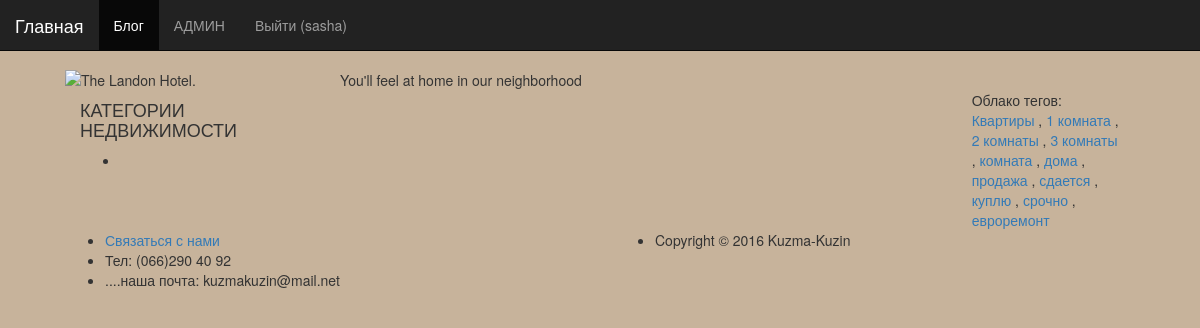
/basicview/cloudteg/1/ (signed in), run on the app's committed database.
### article/models.py (models this page shows, shortened)
class Cloudtegs(models.Model):
    class Meta():
        db_table = 'cloudtegs'
        verbose_name = "тег"
        verbose_name_plural = "Облако тегов"
    name = models.CharField(max_length=50, unique=True, verbose_name='Теги')
    def __str__(self):
        return self.name

### article/views.py (the view)
# urls.py: url(r'^cloudteg/(?P<id>\d+)/$', views.cloudtegs),
def cloudtegs(request, id):
    args = {}
    args['cloudtegs'] = Cloudtegs.objects.all()
    args['cloud_s'] = Cloudtegs.objects.get(id=id)
    args['articles'] = Article.objects.filter(cloudtegs__name__exact=args['cloud_s'])
    args['projects'] = Category.objects.all()
    args['username'] = auth.get_user(request).username
    return render(request, 'cloudpage.html', args)

### article/templates/cloudpage.html (shortened to what this page needs)
{% extends 'main.html' %}

### article/templates/main.html (shortened to what this page needs)
﻿{% load staticfiles %}
{% load bootstrap3 %}
{% load mptt_tags %}
{% load i18n mptt_tags %}
<!DOCTYPE html>
<html>
    <head>
        {% bootstrap_css %}
    <link href="{% static 'css/mystyle.css' %}" rel="stylesheet">
    </head>
    <body>
        <div class="container-fluid">
            <header class="row">
			    <div class="col-sm-3 logo"><img src="../images/logo.png" alt="The Landon Hotel. "></div>
			    <div class="col-sm-9 tagline">You'll feel at home in our neighborhood</div>
		    </header>
            <div class="row">
                <nav class="navbar navbar-inverse navbar-fixed-top">
                    <div class="container-fluid">
                        <div class="navbar-header">
                            <a class="navbar-brand" href="{% url 'home' %}">Главная</a>
                         </div>
                         <div id="navbar" class="collapse navbar-collapse">
                               <ul class="nav navbar-nav">
                                   <li class="active"><a href="{% url '/' %}">Блог</a></li>
                                   <li><a href="/admin/">АДМИН</a></li>
                                   <li>
                                       {% if username %}
                                           <a href="/auth/logout/">Выйти ({{ username }})</a>
                                       {% else %}
                                           <a href="/auth/login/">Войти</a>
                                       {% endif %}
                                   </li>
                               </ul>
                         </div>
                    </div>
                </nav>
            </div>
            <div class="row">
                <div class="col-md-12">
                    <div class="col-md-2">
                        <h4>КАТЕГОРИИ НЕДВИЖИМОСТИ</h4>
                        <ul>
                            {% recursetree projects %}
                                <li>
                                </li>
                            {% endrecursetree %}
                        </ul>
                    </div>
                    <div class="col-md-8">
                    </div>
                    <div class="col-md-2">
                        Облако тегов:
                         {% for cloudteg in cloudtegs %}
                             <a class="fones-text" href="/cloudteg/{{ cloudteg.id }}">
                                 {{ cloudteg }}
                             </a>
                             {% if not forloop.last %}, {% endif %}
                         {% endfor %}
                    </div>
                </div>
            </div>
            <footer>
                <div class="row">
                    <div class="col-md-6">
                        <ul>
                            <li><a href="#">Связаться с нами</a></li>
                            <li>Тел: (066)290 40 92</li>
                            <li>....наша почта: kuzmakuzin@mail.net</li>
                        </ul>
                    </div>
                    <div class="col-md-6">
                        <ul>
                            <li>Copyright © 2016 Kuzma-Kuzin</li>
                        </ul>
                    </div>
                </div>
            </footer>
        </div>
    </body>
</html>

### secondapp/dev_static/css/mystyle.css (style rules this page uses)
body { background: #c7b39b; padding: 50px; }

### data on the page
Cloudtegs: name "Квартиры"
Cloudtegs: name "1 комната"
Cloudtegs: name "2 комнаты"
Cloudtegs: name "3 комнаты"
Cloudtegs: name "комната"
Cloudtegs: name "дома"
Cloudtegs: name "продажа"
Cloudtegs: name "сдается"
Cloudtegs: name "куплю"
Cloudtegs: name "срочно"
Cloudtegs: name "евроремонт"

### other printed values
{{ username }} "sasha"
